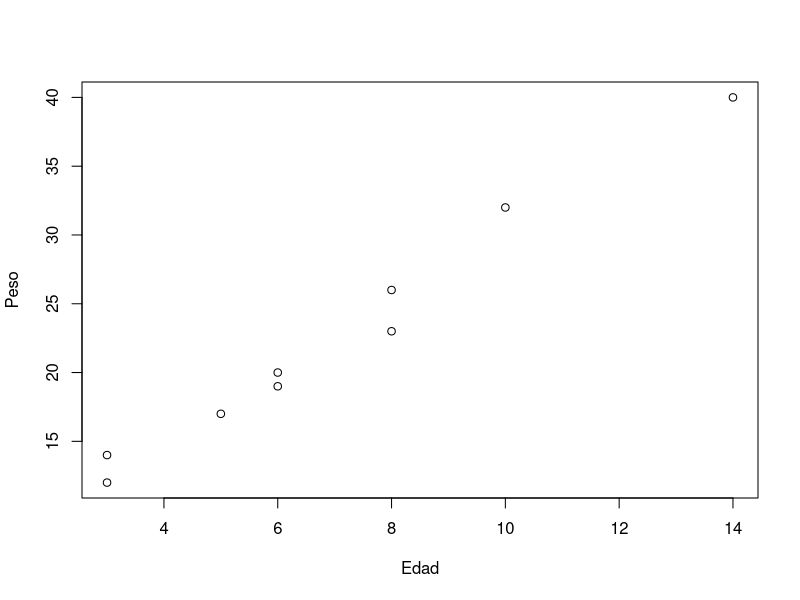

The R script that drew this image:
# Estadística con aplicaciones en R. / Manuel Ricardo Contento Rubio
# Datos antropométricos en jóvenes. Página 26
Edad <- c(3,5,6,8,10,3,6,8,14)
Peso <- c(14,17,19,23,32,12,20,26,40)
mean(Peso)
sd(Edad)
cor(Edad, Peso)
plot(Edad, Peso)
data(BOD)